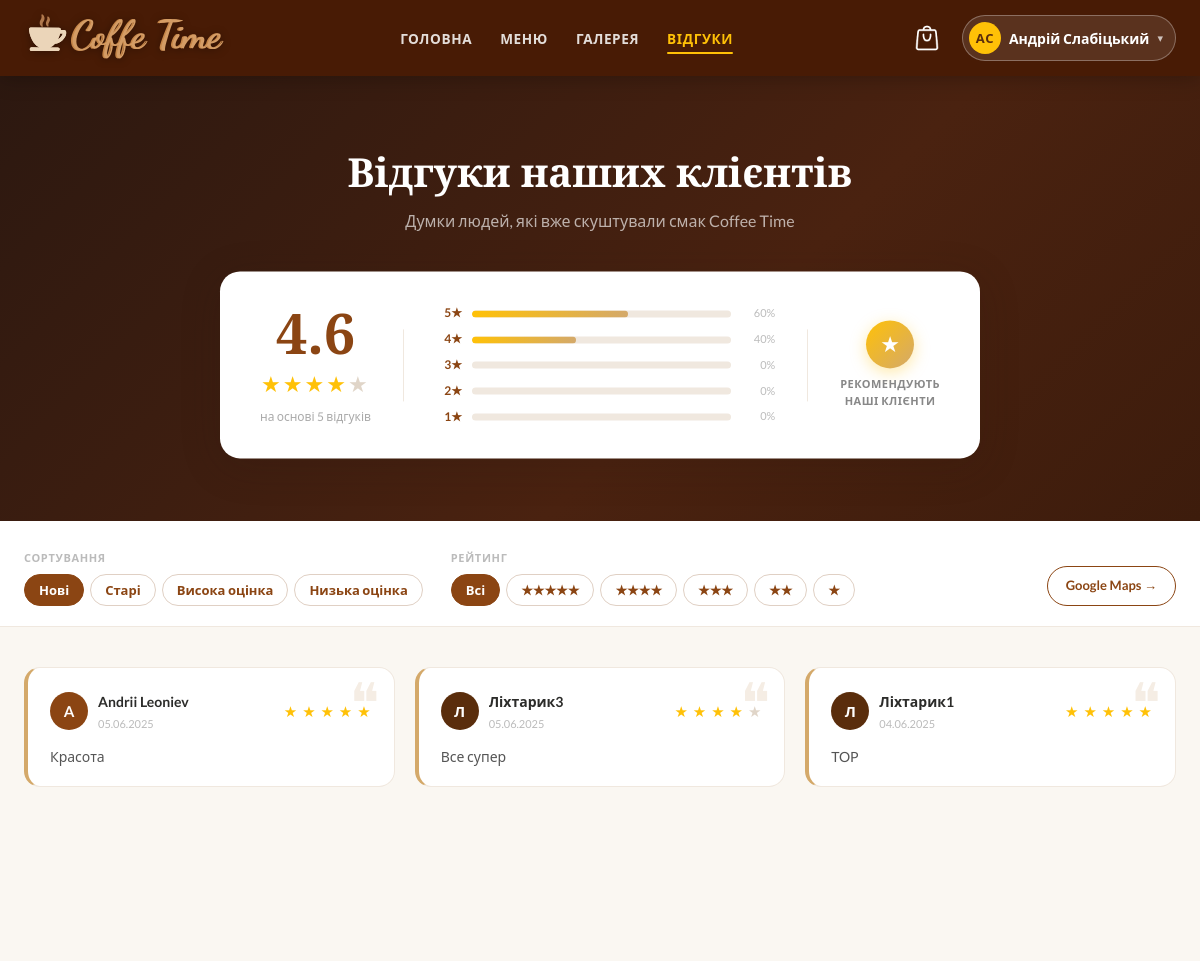
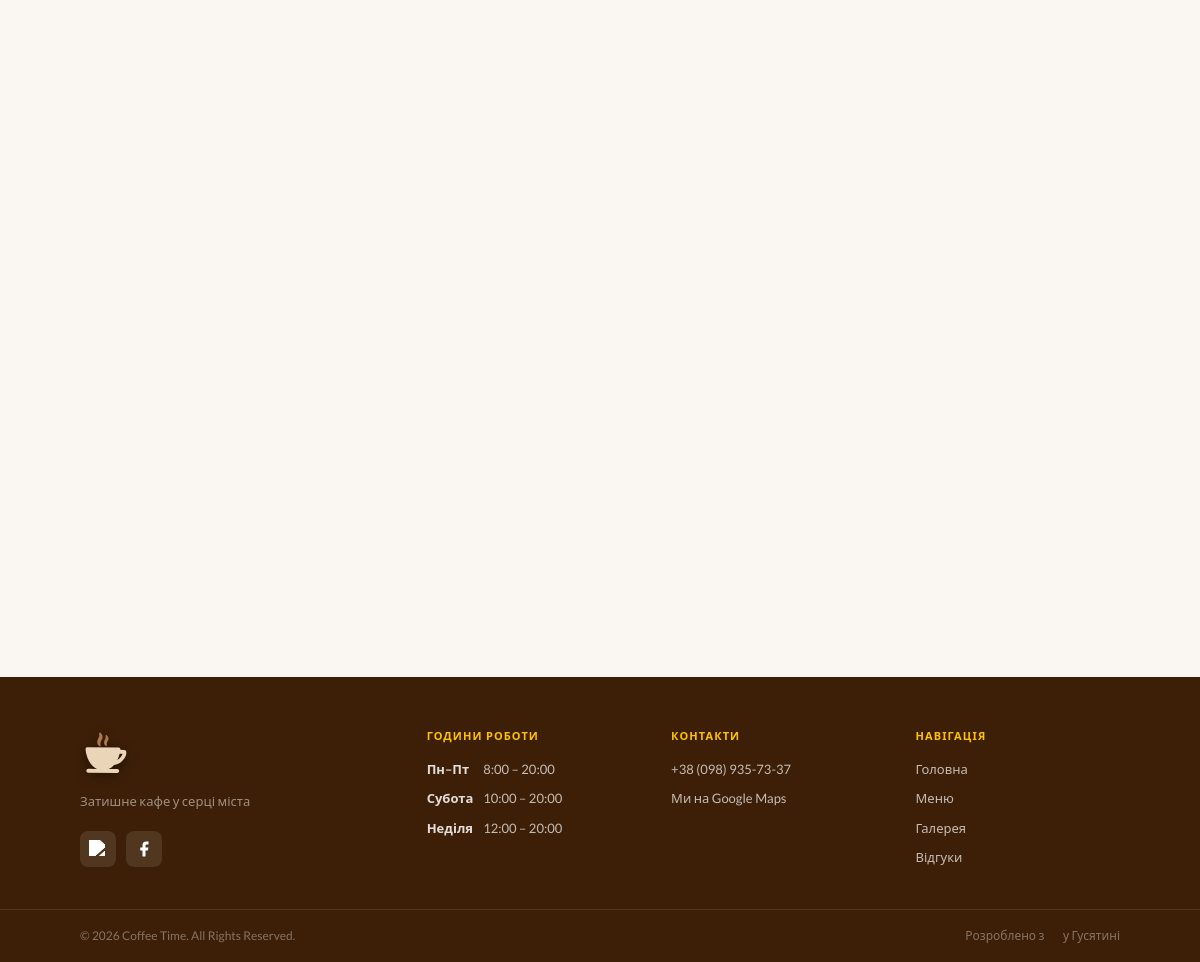
Page /pages/reviews.php (signed in) on the committed database (2 pictures, top to bottom).
### tables this page shows
CREATE TABLE `site_reviews` (
  `id` int(11) NOT NULL AUTO_INCREMENT,
  `name` text NOT NULL,
  `text` text NOT NULL,
  `created_at` datetime NOT NULL DEFAULT current_timestamp(),
  `rating` tinyint(4) DEFAULT 0,
  `status` enum('pending','approved','declined') NOT NULL DEFAULT 'approved',
  PRIMARY KEY (`id`)
);

### includes/helpers.php (called while the page is built, shortened)
<?php
if (!function_exists('h')) {
    function h($str): string {
        return htmlspecialchars((string)$str, ENT_QUOTES | ENT_HTML5, 'UTF-8');
    }
}

### pages/reviews.php (the view, shortened to what this page needs)
<?php
require '../db/db.php';
require_once '../includes/helpers.php';
$sortOptions = ['newest', 'oldest', 'best', 'worst'];
$sort   = in_array($_GET['sort'] ?? '', $sortOptions) ? $_GET['sort'] : 'newest';
$filter = isset($_GET['filter']) ? (int)$_GET['filter'] : 0;
$pageNum = max(1, (int)($_GET['p'] ?? 1));
$perPage = 6;
$statsRow   = $conn->query("SELECT ROUND(AVG(rating),1) as avg_r, COUNT(*) as total FROM site_reviews")->fetch_assoc();
$avgRating  = (float)($statsRow['avg_r']  ?? 0);
$totalCount = (int)($statsRow['total'] ?? 0);
$distribution = [];
for ($i = 5; $i >= 1; $i--) {
    $ds = $conn->prepare("SELECT COUNT(*) as cnt FROM site_reviews WHERE rating = ?");
    $ds->bind_param('i', $i);
    $ds->execute();
    $distribution[$i] = (int)$ds->get_result()->fetch_assoc()['cnt'];
}
$orderMap = [
    'newest' => 'created_at DESC',
    'oldest' => 'created_at ASC',
    'best'   => 'rating DESC, created_at DESC',
    'worst'  => 'rating ASC, created_at DESC',
];
$orderSQL = $orderMap[$sort];
if ($filter > 0) {
    $cs = $conn->prepare("SELECT COUNT(*) as cnt FROM site_reviews WHERE rating = ?");
    $cs->bind_param('i', $filter);
    $cs->execute();
    $filteredTotal = (int)$cs->get_result()->fetch_assoc()['cnt'];
    $cs->close();
} else {
    $filteredTotal = $totalCount;
}
$totalPages = max(1, (int)ceil($filteredTotal / $perPage));
$pageNum    = min($pageNum, $totalPages);
$offset     = ($pageNum - 1) * $perPage;
$reviews = [];
if ($filter > 0) {
    $rs = $conn->prepare("SELECT name, text, rating, created_at FROM site_reviews WHERE rating = ? ORDER BY $orderSQL LIMIT ? OFFSET ?");
    $rs->bind_param('iii', $filter, $perPage, $offset);
} else {
    $rs = $conn->prepare("SELECT name, text, rating, created_at FROM site_reviews ORDER BY $orderSQL LIMIT ? OFFSET ?");
    $rs->bind_param('ii', $perPage, $offset);
}
$rs->execute();
$res = $rs->get_result();
while ($row = $res->fetch_assoc()) $reviews[] = $row;
function avatarColor(string $name): string {
    $code    = mb_ord(mb_strtoupper(mb_substr($name, 0, 1, 'UTF-8'), 'UTF-8'), 'UTF-8');
    $palette = ['#d4a96a', '#8B4513', '#c4956a', '#5a2d0c'];
    return $palette[$code % 4];
}
function renderStarsHtml(float $rating): string {
    $full  = (int)floor($rating);
    $empty = 5 - $full;
    return str_repeat('<span class="star-full">★</span>', $full)
         . str_repeat('<span class="star-empty">★</span>', $empty);
}
function renderGrid(array $reviews, int $pageNum, int $totalPages, string $sort, int $filter): string {
    ?>
    <div id="rvGridInner">
      <?php if (empty($reviews)): ?>
        <div class="rv-empty">
          <div class="rv-empty-icon">☕</div>
          <p>Відгуків не знайдено.</p>
        </div>
      <?php else: ?>
      <div class="rv-grid">
        <?php foreach ($reviews as $r):
          $initial = mb_strtoupper(mb_substr($r['name'], 0, 1, 'UTF-8'), 'UTF-8');
          $color   = avatarColor($r['name']);
          $date    = date('d.m.Y', strtotime($r['created_at']));
          $full    = (int)$r['rating'];
          $rawText = $r['text'];
          $isLong  = mb_strlen($rawText) > 140;
          $short   = $isLong ? htmlspecialchars(mb_substr($rawText, 0, 140, 'UTF-8')) . '...' : htmlspecialchars($rawText);
        ?>
        <div class="rv-card">
          <span class="rv-card-quote">❝</span>
          <div class="rv-card-head">
            <div class="rv-avatar" style="background:<?= $color ?>"><?= $initial ?></div>
            <div class="rv-card-meta">
              <span class="rv-name"><?= htmlspecialchars($r['name']) ?></span>
              <span class="rv-date"><?= $date ?></span>
            </div>
            <div class="rv-stars">
              <?php for ($i = 1; $i <= 5; $i++): ?>
                <span class="<?= $i <= $full ? 'star-full' : 'star-empty' ?>">★</span>
              <?php endfor; ?>
            </div>
          </div>
          <p class="rv-text"
             data-full="<?= htmlspecialchars($rawText) ?>"
             data-short="<?= $short ?>"
             data-long="<?= $isLong ? '1' : '0' ?>"><?= $short ?></p>
        </div>
        <?php endforeach; ?>
      </div>
      <?php endif; ?>
    </div>
    <?php
    return ob_get_clean();
}
?>
<!DOCTYPE html>
<html lang="uk">
<?php include '../includes/header.php'; ?>
<body>
<main class="reviews-page">
  <section class="rv-hero">
    <div class="rv-hero-inner container">
      <h1 class="rv-title">Відгуки наших клієнтів</h1>
      <p class="rv-subtitle">Думки людей, які вже скуштували смак Coffee Time</p>
    </div>
    <?php if ($totalCount > 0): ?>
    <div class="rv-stats-card">
      <div class="rv-avg">
        <span class="rv-avg-num" data-value="<?= number_format($avgRating, 1, '.', '') ?>">
          <?= number_format($avgRating, 1, '.', '') ?>
        </span>
        <div class="rv-avg-stars"><?= renderStarsHtml($avgRating) ?></div>
        <span class="rv-avg-label">
          на основі <?= $totalCount ?>
          <?= ($totalCount % 10 === 1 && $totalCount % 100 !== 11) ? 'відгуку' : 'відгуків' ?>
        </span>
      </div>
      <div class="rv-bars">
        <?php for ($i = 5; $i >= 1; $i--):
          $pct = $totalCount > 0 ? round($distribution[$i] / $totalCount * 100) : 0;
        ?>
        <div class="rv-bar-row">
          <span class="rv-bar-label"><?= $i ?>★</span>
          <div class="rv-bar-track">
            <div class="rv-bar-fill" style="width:0" data-width="<?= $pct ?>"></div>
          </div>
          <span class="rv-bar-pct"><?= $pct ?>%</span>
        </div>
        <?php endfor; ?>
      </div>
      <div class="rv-stats-badge">
        <div class="rv-stats-badge-icon">★</div>
        <span class="rv-stats-badge-text">Рекомендують<br>наші клієнти</span>
      </div>
    </div>
    <?php endif; ?>
  </section>
  <section class="rv-controls" id="rvControls">
    <div class="container">
      <div class="rv-controls-inner">
        <div class="rv-ctrl-group">
          <span class="rv-ctrl-label">Сортування</span>
          <div class="rv-tabs" id="rvSortTabs">
            <?php
            $sortTabs = ['newest' => 'Нові', 'oldest' => 'Старі', 'best' => 'Висока оцінка', 'worst' => 'Низька оцінка'];
            foreach ($sortTabs as $val => $label): ?>
              <button type="button"
                      class="rv-tab<?= $sort === $val ? ' rv-tab--active' : '' ?>"
                      data-sort="<?= $val ?>"><?= $label ?></button>
            <?php endforeach; ?>
          </div>
        </div>
        <div class="rv-ctrl-group">
          <span class="rv-ctrl-label">Рейтинг</span>
          <div class="rv-filter-tabs" id="rvFilterTabs">
            <button type="button"
                    class="rv-tab<?= $filter === 0 ? ' rv-tab--active' : '' ?>"
                    data-filter="0">Всі</button>
            <?php for ($i = 5; $i >= 1; $i--): ?>
              <button type="button"
                      class="rv-tab<?= $filter === $i ? ' rv-tab--active' : '' ?>"
                      data-filter="<?= $i ?>"><?= str_repeat('★', $i) ?></button>
            <?php endfor; ?>
          </div>
        </div>
        <a href="https://www.google.com/maps/search/Coffee+Time" target="_blank" rel="noopener" class="rv-google-link">
          Google Maps →
        </a>
      </div>
    </div>
  </section>
  <section class="rv-grid-section">
    <div class="container">
      <div id="rvGridWrap"
           data-sort="<?= h($sort) ?>"
           data-filter="<?= $filter ?>"
           data-page="<?= $pageNum ?>">
        <?= renderGrid($reviews, $pageNum, $totalPages, $sort, $filter) ?>
      </div>
    </div>
  </section>
  <section class="rv-form-section">
    <div class="container">
    </div>
  </section>
</main>
<?php include '../includes/footer.php'; ?>
</body>
</html>

### static/css/style.css (style rules this page uses)
:root { --header-bg: rgba(80, 30, 5, 0.93); --accent: #ffa500; --accent-dark: #e07b00; --text-light: #fff; --text-dark: #2c1810; --bg: #fdf6ee; --bg-alt: #f5ede0; --brown: #B5651D; --brown-dark: #8b4513; --ease: 0.3s ease; --max-width: 1200px; --shadow-sm: 0 2px 8px rgba(139,69,19,.08); --shadow-md: 0 4px 20px rgba(139,69,19,.12); --shadow-lg: 0 8px 32px rgba(139,69,19,.18); --radius: 16px; }
*, *::before, *::after { box-sizing: border-box; margin: 0; padding: 0; }
html { scroll-behavior: smooth; overflow-x: hidden; }
html, body { max-width: 100%; }
body { animation: pageFadeIn 0.18s ease both; }
body { font-family: 'Lato', 'Segoe UI', Arial, sans-serif; background-color: var(--bg); color: var(--text-dark); line-height: 1.65; display: flex; flex-direction: column; min-height: 100vh; }
h1, h2, h3, h4 { font-family: 'Playfair Display', Georgia, serif; line-height: 1.2; }
.container { max-width: var(--max-width); margin: 0 auto; padding: 0 24px; }

### static/css/footer.css (style rules this page uses)
html { height: 100%; }
body { min-height: 100vh; margin: 0; display: flex; flex-direction: column; }
main { flex: 1; }
:root { --footer-bg: #3d1f07; --footer-text: rgba(255,255,255,0.70); --footer-accent: #FFC107; --footer-border: rgba(255,255,255,0.10); --ease: 0.2s ease; }

### static/css/animations.css (style rules this page uses)
.reveal { opacity: 0; transform: translateY(28px); transition: opacity 0.6s ease, transform 0.6s ease; }
.reveal.visible { opacity: 1; transform: translateY(0); }
.reveal:nth-child(1) { transition-delay: 0s; }
.reveal:nth-child(2) { transition-delay: 0.1s; }
.reveal:nth-child(3) { transition-delay: 0.2s; }
button, .btn, input[type="submit"], .auth-btn, .form-btn, .checkout-btn, .rv-submit, .banner-btn, .hero-cta, .btn-outline, .btn-add-cart, .add-to-cart { transition: transform 0.15s ease, box-shadow 0.15s ease, background 0.2s ease, color 0.2s ease !important; }
.rv-bar-fill { width: 0; transition: width 1s ease; }
.rv-card, .review-card { transition: transform 0.25s ease, box-shadow 0.25s ease, border-color 0.25s ease; }

### rows in the picture
site_reviews: name "A", name "Andrii Leoniev", created_at "05.06.2025", text "Красота"
site_reviews: name "Л", name "Ліхтарик3", created_at "05.06.2025", text "Все супер"
site_reviews: name "Л", name "Ліхтарик1", created_at "04.06.2025", text "TOP"

### other values in the picture
$navInitials "АС"
$navName "Андрій Слабіцький"
$avgRating "4.6"
renderStarsHtml($avgRating) "★ ★ ★ ★ ★"
$totalCount "5"
$pct "60"
$pct "40"
$pct "0"
$label "Нові"
$label "Старі"
$label "Висока оцінка"
$label "Низька оцінка"
str_repeat('★', $i) "★★★★★"
str_repeat('★', $i) "★★★★"
str_repeat('★', $i) "★★★"
